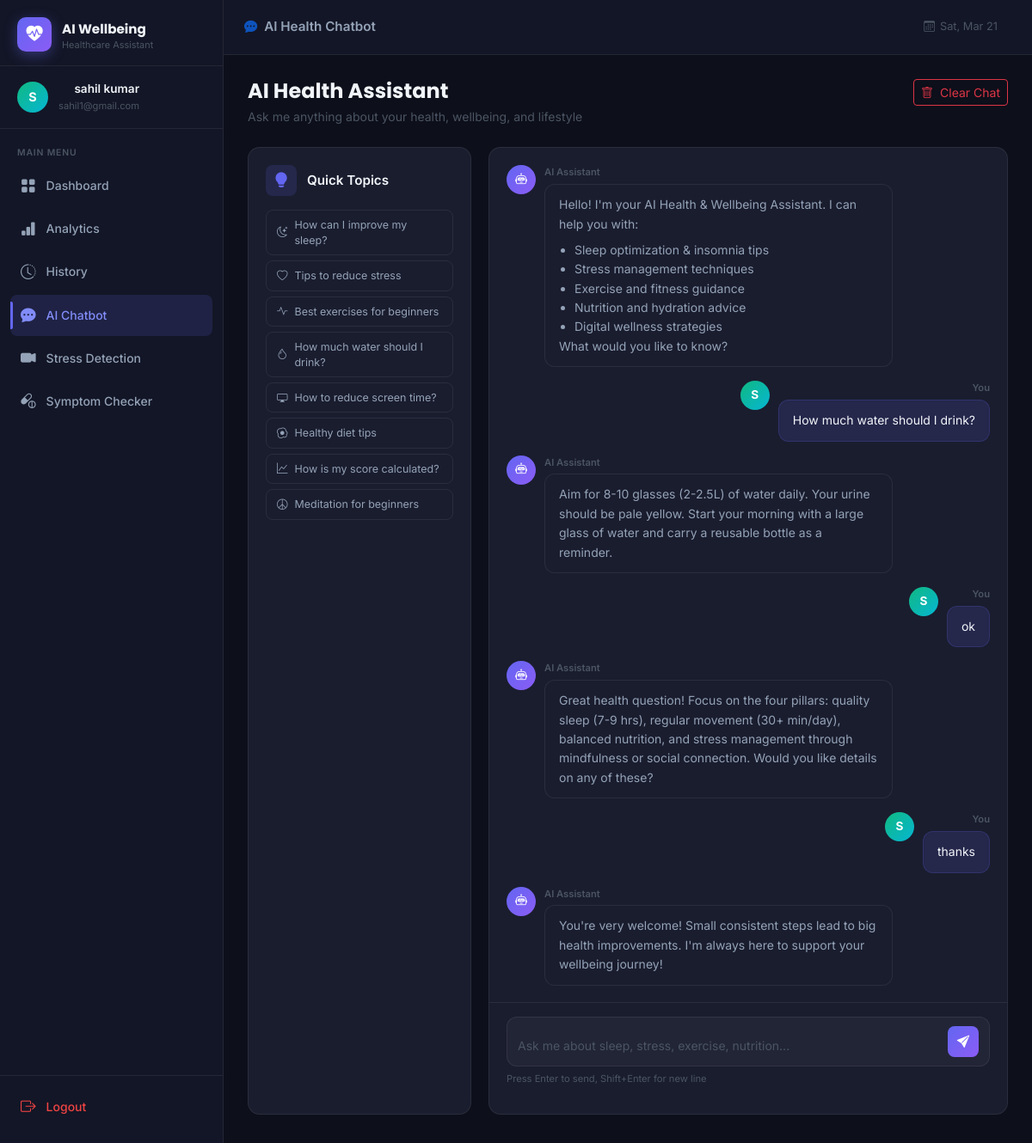
The app's page /chatbot (signed in), older data.
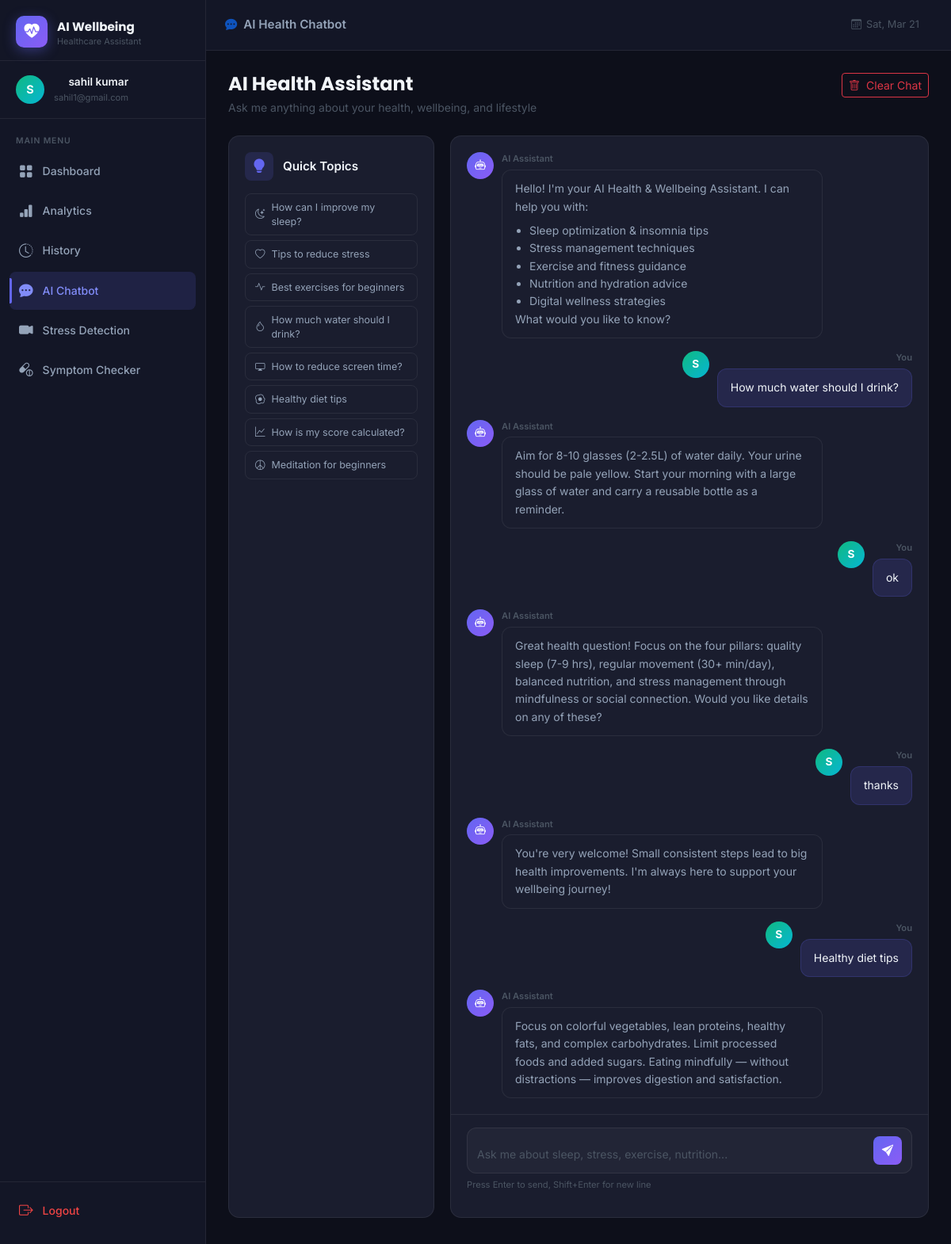
The same page, newer data.
### tables this page shows
CREATE TABLE chat_messages (
            id INTEGER PRIMARY KEY AUTOINCREMENT,
            user_id INTEGER NOT NULL,
            role TEXT NOT NULL,
            content TEXT NOT NULL,
            created_at TIMESTAMP DEFAULT CURRENT_TIMESTAMP,
            FOREIGN KEY (user_id) REFERENCES users(id)
        );

### app.py (the view)
@app.route("/chatbot")
@login_required
def chatbot():
    db = get_db()
    user_id = session["user_id"]
    messages = db.execute(
        "SELECT role, content, created_at FROM chat_messages WHERE user_id = ? ORDER BY created_at ASC LIMIT 50",
        (user_id,)
    ).fetchall()
    return render_template("chatbot.html", messages=[dict(m) for m in messages])

### app.py (called while the page is built)
def get_db():
    if "db" not in g:
        g.db = sqlite3.connect(DATABASE)
        g.db.row_factory = sqlite3.Row
        g.db.execute("PRAGMA journal_mode=WAL")
    return g.db

def login_required(f):
    @wraps(f)
    def decorated(*args, **kwargs):
        if "user_id" not in session:
            return redirect(url_for("login"))
        return f(*args, **kwargs)
    return decorated

### templates/chatbot.html (shortened to what the changed rows need)
{% extends "base.html" %}
{% block content %}
<div class="page-header mb-4">
  <div>
    <h2 class="page-title">AI Health Assistant</h2>
  </div>
</div>
<div class="chat-layout">
  <div class="chat-suggestions">
    <div class="metric-card h-100">
      <div class="suggestions-list">
        {% set topics = [
          ("How can I improve my sleep?", "bi-moon-stars"),
          ("Tips to reduce stress", "bi-heart"),
          ("Best exercises for beginners", "bi-activity"),
          ("How much water should I drink?", "bi-droplet"),
          ("How to reduce screen time?", "bi-display"),
          ("Healthy diet tips", "bi-egg-fried"),
          ("How is my score calculated?", "bi-graph-up"),
          ("Meditation for beginners", "bi-peace"),
        ] %}
        {% for topic, icon in topics %}
        <button class="suggestion-chip" onclick="useSuggestion('{{ topic }}')" data-testid="suggestion-{{ loop.index }}">
          <i class="bi {{ icon }} me-2"></i>{{ topic }}
        </button>
        {% endfor %}
      </div>
    </div>
  </div>
  <div class="chat-main">
    <div class="metric-card chat-window-card h-100 d-flex flex-column">
      <div class="chat-messages" id="chatMessages">
        {% for msg in messages %}
        {% if msg.role == 'user' %}
        <div class="chat-bubble user-bubble">
          <div class="bubble-content user-content">
            <div class="bubble-name user-name">You</div>
            <div class="bubble-text">{{ msg.content }}</div>
          </div>
          <div class="bubble-avatar user-avatar">
            {{ session.user_name[0].upper() }}
          </div>
        </div>
        {% else %}
        <div class="chat-bubble bot-bubble">
          <div class="bubble-avatar bot-avatar"><i class="bi bi-robot"></i></div>
          <div class="bubble-content">
            <div class="bubble-name">AI Assistant</div>
            <div class="bubble-text">{{ msg.content }}</div>
          </div>
        </div>
        {% endif %}
        {% endfor %}
      </div>
    </div>
  </div>
</div>
{% endblock %}

Row changes from the older to the newer data that the page shows:
added chat_messages: content "Healthy diet tips", user_name "S"
added chat_messages: content "Focus on colorful vegetables, lean proteins, healthy fats, and complex carbohydrates. Limit processed foods and added sugars. Eating mindfully — without distractions — improves digestion and satisfaction."
